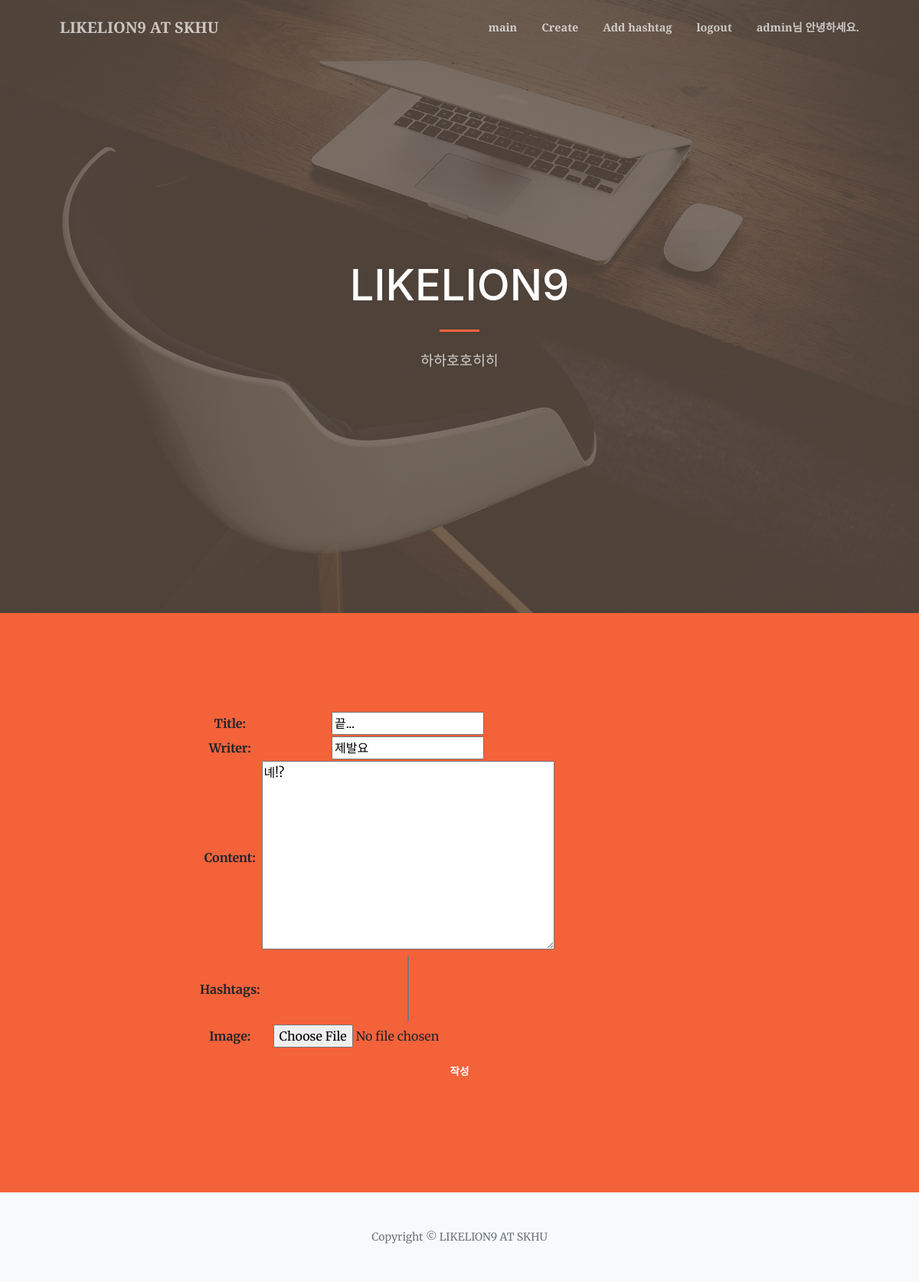
/edit/2/ (signed in), run on the app's committed database.
### account/models.py (models this page shows)
class CustomUser(AbstractUser):
    age = models.IntegerField(null=True, blank=True)
    address = models.CharField(max_length=50, null=True, blank=True)

### blog/models.py (models this page shows, shortened)
class Blog(models.Model):
    title = models.CharField(max_length=200)
    pub_date = models.DateField('date published')
    writer = models.CharField(max_length=15, default='닉네임을 입력해주세요')
    content = models.TextField()
    hashtags = models.ManyToManyField('Hashtag', blank=True)
    image = models.ImageField(upload_to='images/', blank=True)

### blog/views.py (the view)
# urls.py: path('edit/<str:id>/', blog.views.edit, name='edit'),
def edit(request, id):
    blog = get_object_or_404(Blog, id = id)
    if request.method == "POST":
        form = PostForm(request.POST, instance=blog)
        if form.is_valid():
           form.save(commit=False)
           form.save()
           form.save_m2m()
           return redirect('main')
    else:
        form = PostForm(instance=blog)
        return render(request, 'blog/edit.html', {'form':form})

### blog/forms.py
class PostForm(forms.ModelForm):
    class Meta:
        model = Blog
        fields = ['title', 'writer', 'content', 'hashtags', 'image']

### blog/templates/blog/edit.html (shortened to what this page needs)
{% extends 'blog/base.html' %}
{% block content %}
<section class="page-section bg-primary" id="about">
    <div class="container px-4 px-lg-5">
        <div class="row gx-4 gx-lg-5 justify-content-center">
            <div class="col-lg-8 text-center">
                <form method="POST">
                    <table>
                        {{form.as_table}}
                    </table>
                    <button class="btn btn-primary btn-xl" type="submit">작성</button>
                </form>
            </div>
        </div>
    </div>
</section>
{% endblock %}

### blog/templates/blog/index.html (shortened to what this page needs)
{% load static %}
<!DOCTYPE html>
<html lang="en">
    <head>
        <link href="https://cdn.jsdelivr.net/npm/bootstrap-icons@1.5.0/font/bootstrap-icons.css" rel="stylesheet" />
        <link href="https://cdnjs.cloudflare.com/ajax/libs/SimpleLightbox/2.1.0/simpleLightbox.min.css" rel="stylesheet" />
        <link href="{% static 'blog/css/styles.css' %}" rel="stylesheet" />
    </head>
    <body id="page-top">
        <nav class="navbar navbar-expand-lg navbar-light fixed-top py-3" id="mainNav">
            <div class="container px-4 px-lg-5">
                <a class="navbar-brand" href="#page-top">LIKELION9 AT SKHU</a>
                <div class="collapse navbar-collapse" id="navbarResponsive">
                    <ul class="navbar-nav ms-auto my-2 my-lg-0">
                        <li class="nav-item"><a class="nav-link" href="{% url 'main' %}">main</a></li>
                        <li class="nav-item"><a class="nav-link" href="{% url 'create' %}">Create</a></li>
                        <li class="nav-item"><a class="nav-link" href="{% url 'hashtag' %}">Add hashtag</a></li>
                        {% if user.is_active %}
                            <li class="nav-item"><a class="nav-link" href="{% url 'logout' %}">logout</a></li>
                            <li class="nav-item"><a class="nav-link">{{ user.username }}님 안녕하세요.</a></li>
                        {% else %}
                        <li class="nav-item"><a class="nav-link" href="{% url 'login' %}">login</a></li>
                            <li class="nav-item"><a class="nav-link" href="{% url 'signup' %}">signup</a></li>
                        {% endif %}
                    </ul>
                </div>
            </div>
        </nav>
        <header class="masthead">
            <div class="container px-4 px-lg-5 h-100">
                <div class="row gx-4 gx-lg-5 h-100 align-items-center justify-content-center text-center">
                    <div class="col-lg-8 align-self-end">
                        <h1 class="text-white font-weight-bold">LIKELION9</h1>
                        <hr class="divider" />
                    </div>
                    <div class="col-lg-8 align-self-baseline">
                        <p class="text-white-75 mb-5">하하호호히히</p>
                    </div>
                </div>
            </div>
        </header>
        {% block content %}
        {% endblock %}
        <footer class="bg-light py-5">
            <div class="container px-4 px-lg-5"><div class="small text-center text-muted">Copyright &copy; LIKELION9 AT SKHU</div></div>
        </footer>
    </body>
</html>

### data on the page
CustomUser: username "admin"
Blog: title "끝...", writer "제발요", content "녜!?"
